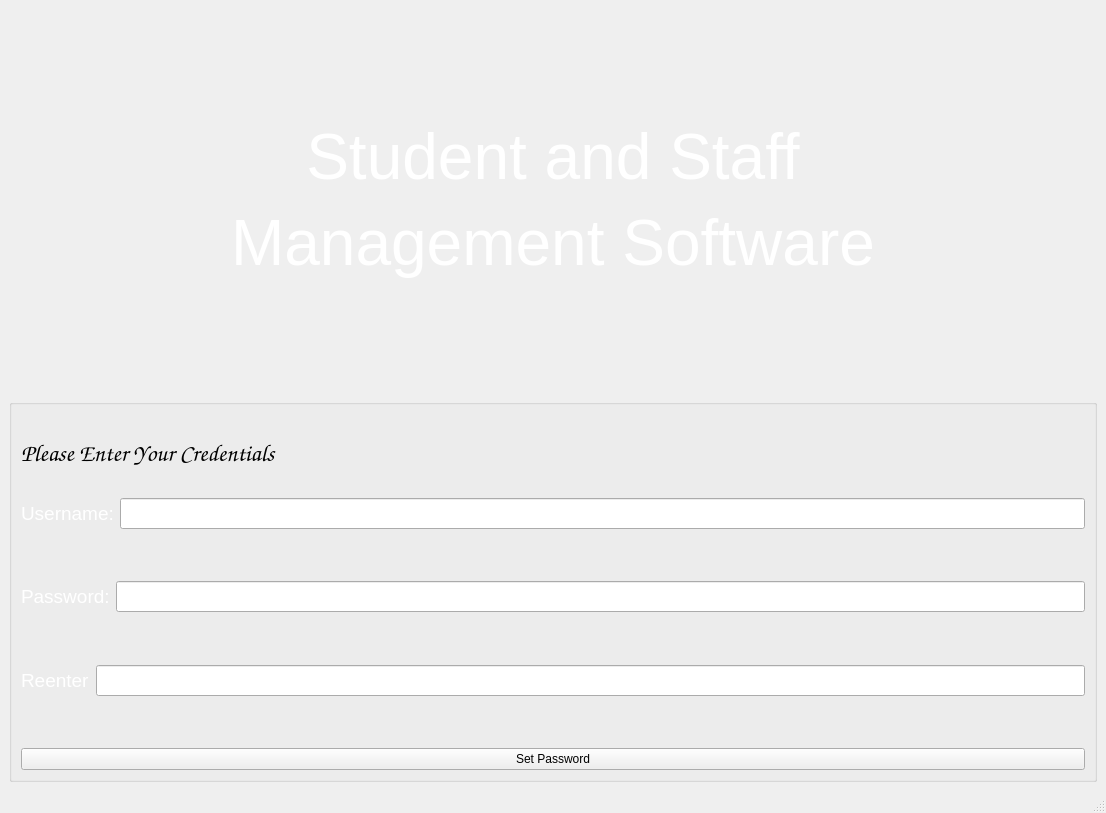
<?xml version="1.0" encoding="UTF-8"?>
<ui version="4.0">
 <class>Setfirstpassword</class>
 <widget class="QMainWindow" name="Setfirstpassword">
  <property name="geometry">
   <rect>
    <x>0</x>
    <y>0</y>
    <width>1106</width>
    <height>813</height>
   </rect>
  </property>
  <property name="windowTitle">
   <string>Set your password</string>
  </property>
  <property name="windowIcon">
   <iconset resource="resources.qrc">
    <normaloff>:/new/images/icons/logoicon.ico</normaloff>:/new/images/icons/logoicon.ico</iconset>
  </property>
  <property name="styleSheet">
   <string notr="true">#centralwidget {
background-image: url(:/new/images/Images/VxIW82.jpg);
}</string>
  </property>
  <widget class="QWidget" name="centralwidget">
   <layout class="QVBoxLayout" name="verticalLayout">
    <item>
     <widget class="QLabel" name="label_5">
      <property name="styleSheet">
       <string notr="true">color:white;
font: 16pt &quot;Imprint MT Shadow&quot;;
qproperty-alignment: AlignCenter;</string>
      </property>
      <property name="text">
       <string>&lt;html&gt;&lt;head/&gt;&lt;body&gt;&lt;p align=&quot;center&quot;&gt;&lt;span style=&quot; font-size:48pt;&quot;&gt;Student and Staff&lt;/span&gt;&lt;/p&gt;&lt;p align=&quot;center&quot;&gt;&lt;span style=&quot; font-size:48pt;&quot;&gt;Management Software&lt;/span&gt;&lt;/p&gt;&lt;/body&gt;&lt;/html&gt;</string>
      </property>
     </widget>
    </item>
    <item>
     <widget class="QGroupBox" name="groupBox">
      <property name="title">
       <string/>
      </property>
      <layout class="QGridLayout" name="gridLayout">
       <item row="0" column="0">
        <widget class="QLabel" name="label_4">
         <property name="font">
          <font>
           <family>Comic Sans MS</family>
           <pointsize>18</pointsize>
          </font>
         </property>
         <property name="styleSheet">
          <string notr="true">color: rgb(0, 255, 0);
QLineEdit { border-radius: 3px; }</string>
         </property>
         <property name="text">
          <string>Please Enter Your Credentials</string>
         </property>
        </widget>
       </item>
       <item row="2" column="0">
        <layout class="QFormLayout" name="formLayout_2">
         <item row="0" column="0">
          <widget class="QLabel" name="label_2">
           <property name="font">
            <font>
             <pointsize>14</pointsize>
            </font>
           </property>
           <property name="styleSheet">
            <string notr="true">QLabel { color: white; }
QLineEdit { border-radius: 3px; }</string>
           </property>
           <property name="text">
            <string>Password:</string>
           </property>
          </widget>
         </item>
         <item row="0" column="1">
          <widget class="QLineEdit" name="password">
           <property name="font">
            <font>
             <pointsize>14</pointsize>
            </font>
           </property>
           <property name="toolTip">
            <string>Usernames can consist of lowercase and capitals
Usernames can consist of alphanumeric characters
Usernames can consist of underscore and hyphens and spaces
Cannot be two underscores, two hypens or two spaces in a row
Cannot have a underscore, hypen or space at the start or end
</string>
           </property>
           <property name="echoMode">
            <enum>QLineEdit::Password</enum>
           </property>
          </widget>
         </item>
        </layout>
       </item>
       <item row="3" column="0">
        <layout class="QFormLayout" name="formLayout_3">
         <item row="0" column="0">
          <widget class="QLabel" name="label_3">
           <property name="font">
            <font>
             <pointsize>14</pointsize>
            </font>
           </property>
           <property name="styleSheet">
            <string notr="true">QLabel { color: white; }
QLineEdit { border-radius: 3px; }</string>
           </property>
           <property name="text">
            <string>Reenter</string>
           </property>
           <property name="margin">
            <number>13</number>
           </property>
          </widget>
         </item>
         <item row="0" column="1">
          <widget class="QLineEdit" name="reenterPassword">
           <property name="font">
            <font>
             <pointsize>14</pointsize>
            </font>
           </property>
           <property name="toolTip">
            <string>&lt;html&gt;&lt;head/&gt;&lt;body&gt;&lt;p&gt;Rules:&lt;/p&gt;&lt;p&gt;6 to 20 characters&lt;/p&gt;&lt;p&gt;Must contain at least one digit;&lt;/p&gt;&lt;p&gt;Must contain at least one letter (case insensitive);&lt;/p&gt;&lt;p&gt;Can contain the following characters: ! @ # $ % &amp;amp; *&lt;/p&gt;&lt;p&gt;&lt;br/&gt;&lt;/p&gt;&lt;/body&gt;&lt;/html&gt;</string>
           </property>
           <property name="echoMode">
            <enum>QLineEdit::Password</enum>
           </property>
          </widget>
         </item>
        </layout>
       </item>
       <item row="1" column="0">
        <layout class="QFormLayout" name="formLayout">
         <item row="0" column="0">
          <widget class="QLabel" name="label">
           <property name="font">
            <font>
             <pointsize>14</pointsize>
            </font>
           </property>
           <property name="styleSheet">
            <string notr="true">QLabel { color: white; }
QLineEdit { border-radius: 3px; }</string>
           </property>
           <property name="text">
            <string>Username:</string>
           </property>
          </widget>
         </item>
         <item row="0" column="1">
          <widget class="QLineEdit" name="username">
           <property name="minimumSize">
            <size>
             <width>0</width>
             <height>25</height>
            </size>
           </property>
           <property name="font">
            <font>
             <pointsize>14</pointsize>
            </font>
           </property>
           <property name="toolTip">
            <string>&lt;html&gt;&lt;head/&gt;&lt;body&gt;&lt;p&gt;Rules:&lt;/p&gt;&lt;p&gt;Usernames can consist of lowercase and capitals&lt;/p&gt;&lt;p&gt;Usernames can consist of alphanumeric characters&lt;/p&gt;&lt;p&gt;Usernames can consist of underscore and hyphens and spaces&lt;/p&gt;&lt;p&gt;Cannot be two underscores, two hypens or two spaces in a row&lt;/p&gt;&lt;p&gt;Cannot have a underscore, hypen or space at the start or end&lt;/p&gt;&lt;p&gt;&lt;br/&gt;&lt;/p&gt;&lt;/body&gt;&lt;/html&gt;</string>
           </property>
          </widget>
         </item>
        </layout>
       </item>
       <item row="4" column="0">
        <widget class="QPushButton" name="loginButon">
         <property name="text">
          <string>Set Password</string>
         </property>
        </widget>
       </item>
      </layout>
     </widget>
    </item>
   </layout>
  </widget>
  <widget class="QStatusBar" name="statusbar"/>
 </widget>
 <resources>
  <include location="resources.qrc"/>
 </resources>
 <connections/>
</ui>
